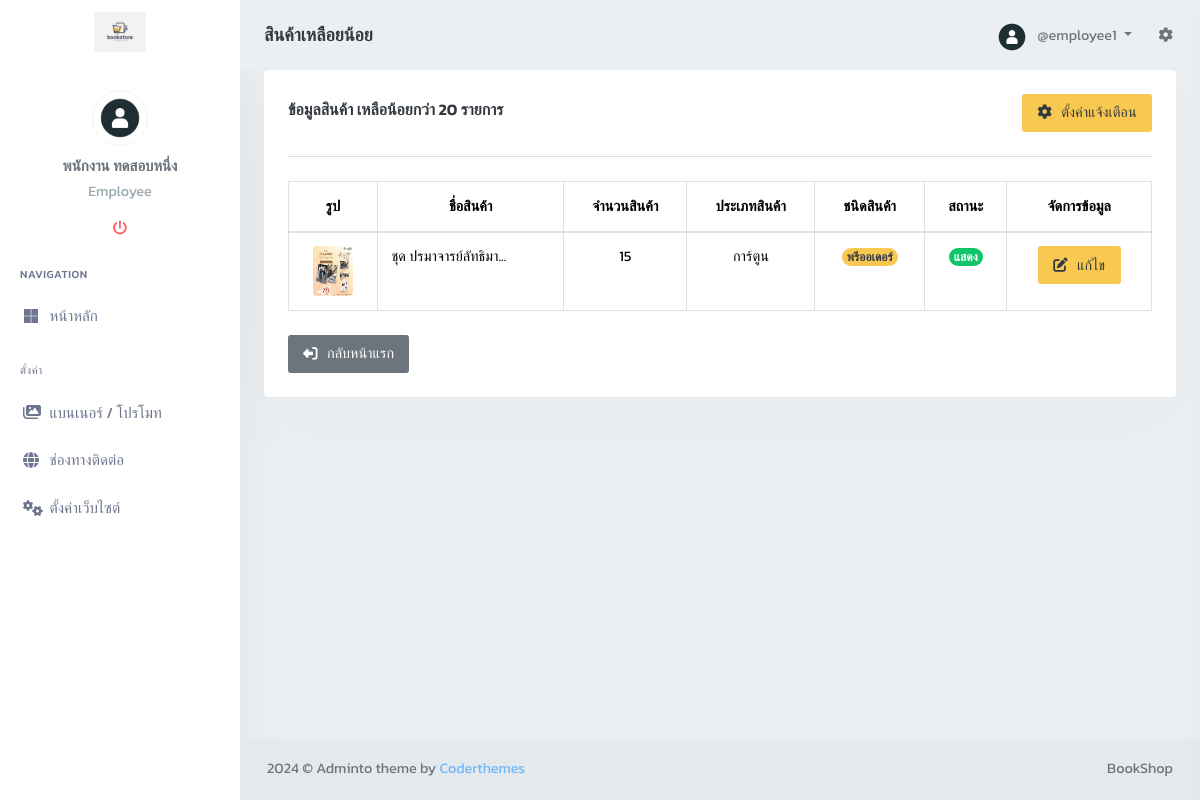
/admin/product_stock_show.php (signed in), run on the app's committed database.
### tables this page shows
CREATE TABLE `bs_employees` (
  `emp_id` int(11) NOT NULL COMMENT 'รหัสพนักงาน',
  `emp_profile` varchar(100) NOT NULL COMMENT 'โปรไฟล์',
  `emp_fname` varchar(50) NOT NULL COMMENT 'ชื่ิอ',
  `emp_lname` varchar(50) NOT NULL COMMENT 'นามสกุล',
  `emp_username` varchar(50) NOT NULL COMMENT 'ชื่อผู้ใช้',
  `emp_password` varchar(255) NOT NULL COMMENT 'รหัสผ่าน',
  `emp_email` varchar(100) NOT NULL COMMENT 'อีเมล',
  `emp_status` tinyint(1) NOT NULL DEFAULT 1 COMMENT 'สถานะ 1 = ใช้งานได้, 0 = บล็อค',
  `emp_time_create` timestamp NOT NULL DEFAULT current_timestamp() COMMENT 'วัน เวลาสร้าง',
  `emp_time_update` timestamp NOT NULL DEFAULT current_timestamp() ON UPDATE current_timestamp() COMMENT 'วัน เวลาแก้ไข'
);

CREATE TABLE `bs_settings_website` (
  `st_id` int(11) NOT NULL COMMENT 'รหัสรายการตั้งค่า',
  `st_name` varchar(100) NOT NULL COMMENT 'รายการตั้งค่า',
  `st_detail` text DEFAULT NULL COMMENT 'รายละเอียดการตั้งค่า',
  `st_status` tinyint(1) NOT NULL DEFAULT 1 COMMENT 'สถานะ 1 = แสดง, 0 = ไม่แสดง',
  `st_time` timestamp NOT NULL DEFAULT current_timestamp() ON UPDATE current_timestamp() COMMENT 'วัน เวลา'
);

CREATE TABLE `bs_products` (
  `prd_id` int(11) NOT NULL COMMENT 'รหัสสินค้า',
  `prd_name` varchar(100) NOT NULL COMMENT 'ชื่อสินค้า',
  `prd_img1` varchar(100) NOT NULL COMMENT 'รูปภาพหลัก',
  `prd_img2` varchar(100) DEFAULT NULL COMMENT 'รูปภาพรอง',
  `prd_isbn` varchar(13) NOT NULL COMMENT 'รหัส ISBN',
  `prd_coin` int(11) NOT NULL DEFAULT 0 COMMENT 'จำนวนเหรียญ',
  `prd_quantity` int(11) NOT NULL COMMENT 'จำนวนสินค้า',
  `prd_number_pages` int(11) NOT NULL COMMENT 'จำนวนหน้า',
  `prd_detail` text DEFAULT 'ไม่พบรายละเอียดสินค้า' COMMENT 'รายละอียดสินค้า',
  `prd_price` decimal(10,2) NOT NULL COMMENT 'ราคาสินค้า',
  `prd_percent_discount` int(11) NOT NULL DEFAULT 0 COMMENT 'เปอร์เซ็นส่วนลดสินค้า',
  `pty_id` int(11) NOT NULL COMMENT 'รหัสประเภทสินค้า',
  `pub_id` int(11) NOT NULL COMMENT 'รหัสสำนักพิมพิ์',
  `auth_id` int(11) NOT NULL COMMENT 'รหัสผู้แต่ง',
  `prd_preorder` tinyint(1) NOT NULL DEFAULT 1 COMMENT '1 = ปกติ, 0 = Pre Order',
  `prd_status` tinyint(1) NOT NULL DEFAULT 1 COMMENT 'สถานะ 1 = แสดง, 0 = ไม่แสดง',
  `prd_time_create` timestamp NOT NULL DEFAULT current_timestamp() COMMENT 'วัน เวลาสร้าง',
  `prd_time_update` timestamp NOT NULL DEFAULT current_timestamp() ON UPDATE current_timestamp() COMMENT 'วัน เวลาแก้ไข'
);

CREATE TABLE `bs_products_type` (
  `pty_id` int(11) NOT NULL COMMENT 'รหัสประเภทสินค้า',
  `pty_name` varchar(100) NOT NULL COMMENT 'ชื่อประเภทสินค้า',
  `pty_cover` varchar(100) NOT NULL COMMENT 'รูปปกประเภทสินค้า',
  `pty_detail` text NOT NULL COMMENT 'รายละเอียดประเภทสินค้า',
  `pty_status` tinyint(1) NOT NULL DEFAULT 0 COMMENT 'สถานะ 1 = แสดง, 0 = ไม่แสดง',
  `pty_time_create` timestamp NOT NULL DEFAULT current_timestamp() COMMENT 'วัน เวลา สร้าง',
  `pty_time_update` timestamp NOT NULL DEFAULT current_timestamp() ON UPDATE current_timestamp() COMMENT 'วัน เวลา แก้ไข'
);

### admin/product_stock_show.php (the view, shortened to what the rows shown need)
<?php
require_once("../db/connectdb.php");
require_once("../includes/salt.php");
require_once("../includes/functions.php");
require_once("../db/controller/SettingWebsiteController.php");
require_once("../db/controller/ProductController.php");
$SettingWebsiteController = new SettingWebsiteController($conn);
$ProductController = new ProductController($conn);
$QueryProductNumber = $SettingWebsiteController->getProductNumberLow();
$prdNumberLow = $QueryProductNumber;
$productsLow = $ProductController->getProductLow($prdNumberLow);
?>
<!DOCTYPE html>
<html lang="en">
<head>
    <?php require_once('layouts/head.php') ?>
</head>
<body class="loading" data-layout-color="light" data-layout-mode="default" data-layout-size="fluid" data-topbar-color="light" data-leftbar-position="fixed" data-leftbar-color="light" data-leftbar-size='default' data-sidebar-user='true'>
    <div id="wrapper">
        <?php require_once('layouts/nav_topbar.php') ?>
        <?php require_once('layouts/nav_leftbar.php') ?>
        <div class="content-page">
            <div class="content">
                <div class="container-fluid">
                    <div class="row">
                        <div class="col-12">
                            <div class="card">
                                <div class="card-body">
                                    <div class="d-flex align-items-center justify-content-between">
                                        <h4 class="mt-0 header-title">ข้อมูลสินค้า เหลือน้อยกว่า <?php echo number_format($QueryProductNumber) ?> รายการ</h4>
                                        <button class="btn btn-warning" data-bs-toggle="modal" data-bs-target="#modalAdd">
                                            <i class="fa-solid fa-gear me-1"></i>
                                            <span>ตั้งค่าแจ้งเตือน</span>
                                        </button>
                                    </div>
                                    <?php if ($productsLow) { ?>
                                        <table id="MyTable" class="table  table-bordered table-hover dt-responsive table-responsive nowrap w-100">
                                            <thead>
                                                <tr>
                                                    <th class="text-center">รูป</th>
                                                    <th class="text-center">ชื่อสินค้า</th>
                                                    <th class="text-center">จำนวนสินค้า</th>
                                                    <th class="text-center">ประเภทสินค้า</th>
                                                    <th class="text-center">ชนิดสินค้า</th>
                                                    <th class="text-center">สถานะ</th>
                                                    <th class="text-center">จัดการข้อมูล</th>
                                                </tr>
                                            </thead>
                                            <tbody>
                                                <?php foreach ($productsLow as $row) { ?>
                                                    <tr>
                                                        <td class="text-center">
                                                            <img class="rounded" width="40px" height="50px" src="../uploads/img_product/<?php echo $row['prd_img1'] ?>">
                                                        </td>
                                                        <td class="text-start">
                                                            <?php
                                                            $originalName = $row['prd_name'];
                                                            $shortName = shortenName($originalName);
                                                            echo  $shortName;
                                                            ?>
                                                        </td>
                                                        <td class="text-center"><?php echo number_format($row['prd_quantity']); ?></td>
                                                        <td class="text-center">
                                                            <?php
                                                            $originalName = $row['pty_name'];
                                                            $shortTypeName = shortenName($originalName);
                                                            echo  $shortTypeName;
                                                            ?>
                                                        </td>
                                                        <td class="text-center">
                                                            <?php if ($row['prd_preorder'] == 1) { ?>
                                                                <span class="badge rounded-pill bg-primary fs-6">ปกติ</span>
                                                            <?php } else { ?>
                                                                <span class="badge rounded-pill bg-warning text-dark fs-6">พรีออเดอร์</span>
                                                            <?php } ?>
                                                        </td>
                                                        <td class="text-center">
                                                            <?php if ($row['prd_status'] == 1) { ?>
                                                                <span class="badge rounded-pill bg-success fs-6">แสดง</span>
                                                            <?php } else { ?>
                                                                <span class="badge rounded-pill bg-danger fs-6">ไม่แสดง</span>
                                                            <?php } ?>
                                                        </td>
                                                        <td class="text-center">
                                                            <?php
                                                            $originalId = $row["prd_id"];
                                                            $base64Encoded   = encodeBase64ID($originalId, $salt1, $salt2);
                                                            ?>
                                                            <a href="product_stock_edit_form?id=<?php echo $base64Encoded ?>" class="btn btn-warning">
                                                                <i class="fa-solid fa-pen-to-square me-1"></i>
                                                                <span>แก้ไข</span>
                                                            </a>
                                                        </td>
                                                    </tr>
                                                <?php } ?>
                                            </tbody>
                                        </table>
                                    <?php } else { ?>
                                        <?php require_once("./includes/no_information.php") ?>
                                    <?php } ?>
                                </div>
                            </div>
                        </div>
                    </div>
                </div>
            </div>
            <?php require_once('layouts/nav_footer.php') ?>
    </div>
</body>
</html>

### admin/layouts/nav_topbar.php (shortened to what the rows shown need)
<?php
require_once(__DIR__ . '/../../db/connectdb.php');
require_once(__DIR__ . '/../../db/controller/LoginController.php');
$LoginController = new LoginController($conn);
$empId = $_SESSION['emp_id'];
$useLoginEmployee = $LoginController->useLoginEmployees($empId);
?>
<div class="navbar-custom">
    <ul class="list-unstyled topnav-menu float-end mb-0">
        <li class="dropdown notification-list topbar-dropdown">
            <a class="nav-link dropdown-toggle nav-user me-0 waves-effect waves-light" data-bs-toggle="dropdown" href="#" role="button" aria-haspopup="false" aria-expanded="false">
                <?php if (empty($useLoginEmployee['emp_profile'])) { ?>
                    <img src="../uploads/img_employees/default.png" alt="user-image" class="rounded-circle">
                <?php } else { ?>
                    <img src="../uploads/img_employees/<?php echo $useLoginEmployee['emp_profile'] ?>" alt="user-image" class="rounded-circle">
                <?php } ?>
                <span class="pro-user-name ms-1">
                    <?php echo "@" . $useLoginEmployee['emp_username'] ?>
                </span>
            </a>
        </li>
    </ul>
    <div class="logo-box">
        <?php
        foreach ($settingsWebsite as $setting) {
            if ($setting['st_id'] == 3) {
                $logoDetail = $setting['st_detail'];
                echo '
                            <a href="index" class="d-flex justify-content-center mt-2">
                                <span class="logo-lg">
                                    <img class="img-fluid" style="max-height:40px" src="../uploads/img_web_setting/' . $logoDetail . '" alt="">
                                </span>
                            </a>
                        ';
                break;
            }
        }
        ?>
    </div>
</div>

### admin/layouts/nav_leftbar.php (shortened to what the rows shown need)
<div class="left-side-menu">
    <div class="h-100" data-simplebar>
        <div class="user-box text-center">
            <?php if (empty($useLoginEmployee['emp_profile'])) { ?>
                <img src="../uploads/img_employees/default.png ?>" alt="user-img" title="Mat Helme" class="rounded-circle img-thumbnail avatar-md">
            <?php } else { ?>
                <img src="../uploads/img_employees/<?php echo $useLoginEmployee['emp_profile'] ?>" alt="user-img" title="Mat Helme" class="rounded-circle img-thumbnail avatar-md">
            <?php } ?>
            <div class="dropdown">
                <a href="" class="user-name h5 mt-2 mb-1 d-block"><?php echo $useLoginEmployee['emp_fname'] . " " . $useLoginEmployee['emp_lname']; ?></a>
            </div>
            <p class="text-muted left-user-info">
                <?php
                $roleMap = [
                    1 => 'super Admin',
                    2 => 'Owner',
                    3 => 'Admin',
                    4 => 'Accounting',
                    5 => 'Sale',
                    6 => 'Employee'
                ];
                $authorities = explode(',', $useLoginEmployee['authority']);
                $roles = array_map(function ($authority) use ($roleMap) {
                    return $roleMap[$authority];
                }, $authorities);
                echo implode('<br> ', $roles);
                ?>
            </p>
            <ul class="list-inline">
                <li class="list-inline-item">
                </li>
            </ul>
        </div>
    </div>
</div>
</div>

### admin/layouts/nav_footer.php (shortened to what the rows shown need)
<footer class="footer">
    <div class="container-fluid">
        <div class="row">
            <div class="col-md-6">
                <div class="text-md-end footer-links d-none d-sm-block">
                    <a href=""><?php echo $websiteName ?></a>
                </div>
            </div>
        </div>
    </div>
</footer>

### data on the page
bs_employees: emp_profile (picture), emp_username "employee1", emp_fname "พนักงาน", emp_lname "ทดสอบหนึ่ง"
bs_settings_website: st_detail (picture)
bs_settings_website: st_detail "20"
bs_products: prd_img1 (picture), prd_name "ชุด ปรมาจารย์ลัทธิมา...", prd_quantity "15", pty.pty_name "การ์ตูน", prd_preorder "พรีออเดอร์", prd_status "แสดง"
bs_settings_website: st_detail "BookShop"

### other printed values
$titlePage "สินค้าเหลือยน้อย"
implode('<br> ', $roles) "Employee"
